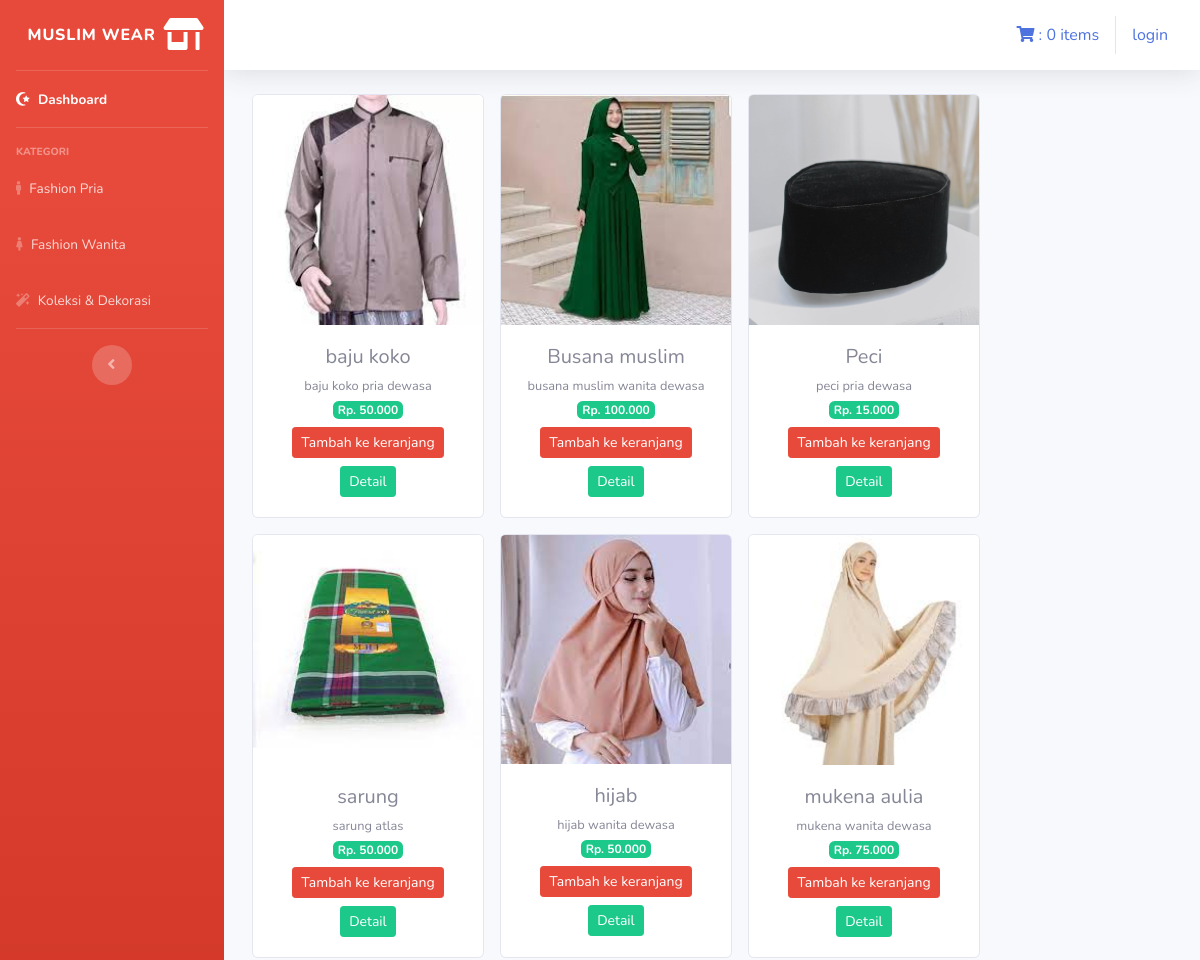
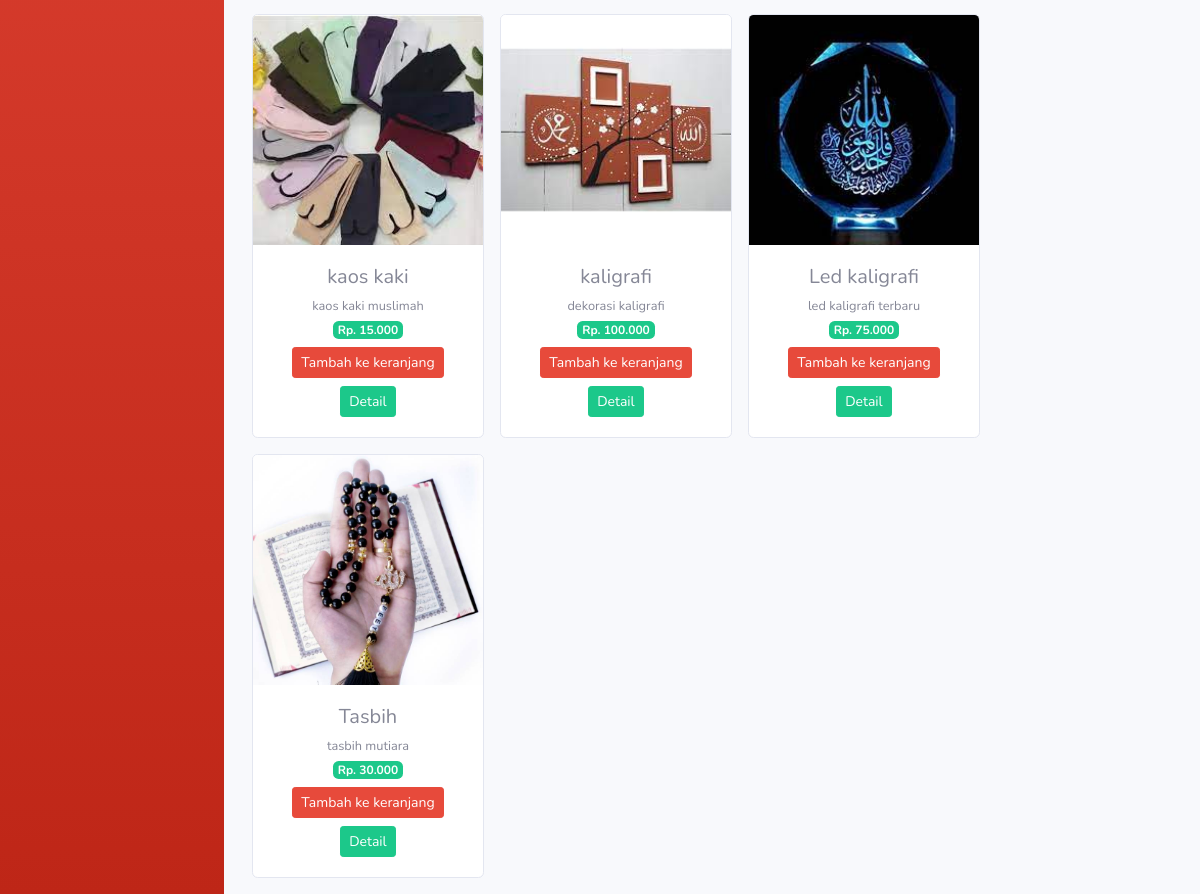
The page / on the database its author committed (2 pictures, top to bottom).
### tables this page shows
CREATE TABLE IF NOT EXISTS `tb_barang` (
`id_brg` int(10) NOT NULL,
  `nama_brg` varchar(25) NOT NULL,
  `keterangan` varchar(100) NOT NULL,
  `kategori` varchar(20) NOT NULL,
  `harga` int(10) NOT NULL,
  `stok` int(4) NOT NULL,
  `gambar` text NOT NULL
);

### application/controllers/Welcome.php (called while the page is built, shortened)
<?php
class Welcome extends CI_Controller {
	public function index()
    {
        $data['barang'] = $this->model_barang->tampil_data()->result();
        $this->load->view('templates/Header');
        $this->load->view('templates/Sidebar');
        $this->load->view('Dashboard', $data);
        $this->load->view('templates/Footer');
    }
}

### index.php (called while the page is built, shortened)
<?php
require_once BASEPATH.'core/CodeIgniter.php';

### application/models/model_barang.php (called while the page is built, shortened)
<?php
class Model_barang extends CI_Model{
    public function tampil_data(){
       return  $this->db->get('tb_barang');
    }
}

### application/views/Dashboard.php (the view)
<div class="container-fluid">
    <div class="row text-center">
        <?php foreach ($barang as $brg) : ?>
            <div class="card ml-3 mb-3" style="width: 14.5rem;">
                <img src="<?php echo base_url().'/uploads/'.$brg->gambar ?>" class="card-img-top" alt="...">
                <div class="card-body">
                    <h5 class="card-title mb-1"><?php echo $brg->nama_brg?></h5>
                    <small><?php echo $brg->keterangan ?></small><br>
                    <span class="badge badge-success mb-2">Rp. <?php echo number_format($brg->harga, 0,',','.')   ?></span><br>
                    <?php echo anchor('dashboard/tambah_ke_keranjang/' .$brg->id_brg, '<div class="btn btn-sm btn-danger mb-2">Tambah ke keranjang</div>') ?>
                    <?php echo anchor('dashboard/detail/' .$brg->id_brg, '<div class="btn btn-sm btn-success">Detail</div>') ?>
                </div>
            </div>
        <?php endforeach; ?>
    </div>
</div>

### application/views/templates/Header.php (shortened to what this page needs)
<!DOCTYPE html>
<html lang="en">
<head>
    <link href="<?php echo base_url() ?>assets/vendor/fontawesome-free/css/all.min.css" rel="stylesheet" type="text/css">
    <link href="<?php echo base_url() ?>assets/css/sb-admin-2.min.css" rel="stylesheet">
</head>

### application/views/templates/Sidebar.php (shortened to what this page needs)
<body id="page-top">
    <div id="wrapper">
        <ul class="navbar-nav bg-gradient-danger sidebar sidebar-dark accordion" id="accordionSidebar">
            <a class="sidebar-brand d-flex align-items-center justify-content-center">
                <div class="sidebar-brand-text mx-2">MUSLIM WEAR</div>
                <div class="sidebar-brand-icon rotate-n">
                <i class="fas fa-store-alt"></i>
                </div>
            </a>
            <hr class="sidebar-divider my-0">
            <li class="nav-item active">
                <a class="nav-link" href="<?php echo base_url('welcome') ?>">
                    <i class="fas fa-star-and-crescent"></i>
                    <span>Dashboard</span></a>
            </li>
            <hr class="sidebar-divider">
            <div class="sidebar-heading">
                kategori
            </div>
            <li class="nav-item">
                <a class="nav-link" href="<?php echo base_url('kategori/fashion_pria') ?>">
                <i class="fas fa-male"></i>
                    <span>Fashion Pria</span></a>
            </li>
            <li class="nav-item">
                <a class="nav-link" href="<?php echo base_url('kategori/fashion_wanita') ?>">
                <i class="fas fa-female"></i>
                    <span>Fashion Wanita</span></a>
            </li>
            <li class="nav-item">
                <a class="nav-link" href="<?php echo base_url('kategori/koleksi_dekorasi') ?>">
                <i class="fas fa-magic"></i>
                    <span>Koleksi & Dekorasi</span></a>
            </li>
            <hr class="sidebar-divider d-none d-md-block">
            <div class="text-center d-none d-md-inline">
                <button class="rounded-circle border-0" id="sidebarToggle"></button>
            </div>
        </ul>
        <div id="content-wrapper" class="d-flex flex-column">
            <div id="content">
                <nav class="navbar navbar-expand navbar-light bg-white topbar mb-4 static-top shadow">
                    <ul class="navbar-nav ml-auto">
                        <div class="navbar">
                            <ul class="nav navbar-nav navbar-right">
                                <li>
                                    <?php
                                    $keranjang = '<I class="fas fa-shopping-cart"></I> : '.$this->cart->total_items(). ' items' ?>
                                    <?php echo anchor('dashboard/detail_keranjang', $keranjang) ?>
                                </li>
                            </ul>
                            <ul class="na navbar-nav navbar-right">
                                <?php if($this->session->userdata('username')) { ?>
                                    <li><div>Selamat Datang <?php echo $this->session->userdata('username') ?></div></li>
                                    <li class="ml-2"><?php echo anchor('auth/logout', 'logout')?></li>
                                    <?php }else{?>
                                        <li><?php echo anchor('auth/login', 'login') ?></li>
                                    <?php } ?>
                            </ul>
                        </div>
                    </ul>
                </nav>

### application/views/templates/Footer.php (shortened to what this page needs)
</body>
</html>

### rows shown on the page
tb_barang: gambar (picture), nama_brg "baju koko", keterangan "baju koko pria dewasa", harga "50.000", id_brg "Tambah ke keranjang", id_brg "Detail"
tb_barang: gambar (picture), nama_brg "Busana muslim", keterangan "busana muslim wanita dewasa", harga "100.000", id_brg "Tambah ke keranjang", id_brg "Detail"
tb_barang: gambar (picture), nama_brg "Peci", keterangan "peci pria dewasa", harga "15.000", id_brg "Tambah ke keranjang", id_brg "Detail"
tb_barang: gambar (picture), nama_brg "sarung", keterangan "sarung atlas", harga "50.000", id_brg "Tambah ke keranjang", id_brg "Detail"
tb_barang: gambar (picture), nama_brg "hijab", keterangan "hijab wanita dewasa", harga "50.000", id_brg "Tambah ke keranjang", id_brg "Detail"
tb_barang: gambar (picture), nama_brg "mukena aulia", keterangan "mukena wanita dewasa", harga "75.000", id_brg "Tambah ke keranjang", id_brg "Detail"
tb_barang: gambar (picture), nama_brg "kaos kaki", keterangan "kaos kaki muslimah", harga "15.000", id_brg "Tambah ke keranjang", id_brg "Detail"
tb_barang: gambar (picture), nama_brg "kaligrafi", keterangan "dekorasi kaligrafi", harga "100.000", id_brg "Tambah ke keranjang", id_brg "Detail"
tb_barang: gambar (picture), nama_brg "Led kaligrafi", keterangan "led kaligrafi terbaru", harga "75.000", id_brg "Tambah ke keranjang", id_brg "Detail"
tb_barang: gambar (picture), nama_brg "Tasbih", keterangan "tasbih mutiara", harga "30.000", id_brg "Tambah ke keranjang", id_brg "Detail"

### other values the page prints
$this->cart->total_items() "0"
anchor('auth/login', 'login') "login"
